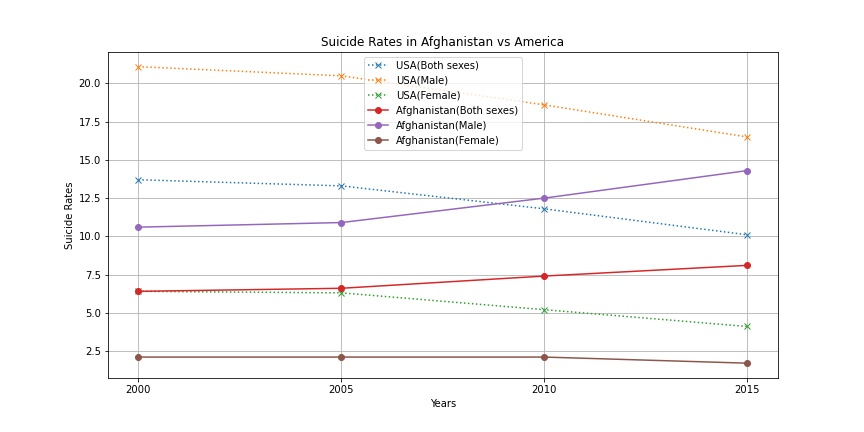

Python code for this plot:
#!/usr/bin/env python3
# -*- coding: utf-8 -*-
"""
Noah Burra
Suicide Rates in Countries
Use repository data to visualize and interpret suicide rates from 2000-2016
in various countries. Show how the rates vary from third-world and 
modern/western countires as well as their respective sex comparisons.
"""
import matplotlib.pyplot as plt

def read_suicide_data(filename, header=0, delimiter=","):
    """
    Read the suicide data CSV file into a list of lists.
    filename: CSV file
    header: first line
    delimiter: seperator in data
    return: table of all countries
    """
    table = []

    with open(filename, "r") as file:
        
        for i in range(header):
            file.readline()
            
        lines = file.readlines()
        
        for line in lines:
            line = line.strip()
            values = line.split(delimiter)
            row = []
            
            for value in values:
                try:
                    convert_value = float(value)
                except ValueError:  
                    convert_value = value  
                    
                row.append(convert_value)
                
            table.append(row)
            
    return table

def select_country(table, country_name):
    """
    Select specific country to compare across countries in table.
    table: output of read_suicide_data
    country_name: specific country chosen
    return: rate data of chosen country
    """
    both_sex = []
    male = []
    female = []
   
    for row in table:
        if row[0].strip() == country_name:
            sex = row[1].strip()
            if sex == "Both sexes":
                both_sex = row
            elif sex == "Male":
                male = row
            elif sex == "Female":
                female = row
   
    return both_sex, male, female
    
def main():
    table = read_suicide_data("suicide_data.csv", header=1, delimiter=",")
    
    afg_both, afg_male, afg_female = select_country(table, "Afghanistan")
    usa_both, usa_male, usa_female = select_country(table, 
                                                    "United States of America")
    
    
    years = ["2000", "2005", "2010", "2015"]
    
    afg_both = afg_both[2:] 
    afg_male = afg_male[2:] 
    afg_female = afg_female[2:]

    usa_both = usa_both[2:] 
    usa_male = usa_male[2:]
    usa_female = usa_female[2:] 
        
    plt.figure(figsize=(12, 6))
    plt.plot(years, usa_both, marker="x", linestyle=":", label="USA(Both sexes)")
    plt.plot(years, usa_male, marker="x", linestyle=":", label="USA(Male)")
    plt.plot(years, usa_female, marker="x", linestyle=":", label="USA(Female)")
    
    plt.plot(years, afg_both, marker="o", label="Afghanistan(Both sexes)")
    plt.plot(years, afg_male, marker="o", 
             label="Afghanistan(Male)")
    plt.plot(years, afg_female, marker="o", 
             label="Afghanistan(Female)")
    
    plt.title("Suicide Rates in Afghanistan vs America")
    plt.xlabel("Years")
    plt.ylabel("Suicide Rates")
    plt.grid(True)
    plt.legend()
    plt.savefig("suicide_rate.png")
    plt.show()
    
    print("Interpretation: The graph compares the suicide rates of Afghanistan (a developing country) and the United States (a developed country). This data is crucial because it highlights significant differences in suicide rates between these two countries. Specifically, the trend for both sexes in the United States shows a clear decrease from 2000 to 2015, whereas Afghanistan exhibits an increase. This disparity may be due to differences in healthcare systems. Afghanistan's healthcare system is less developed and lacks resources for mental health care, while the United States has a more advanced healthcare infrastructure with greater access to mental health services. Additionally, the comparison between male and female suicide rates reveals that, in the United States, both genders show a decreasing trend, aligning with the overall decline in suicide rates for both sexes. Conversely, Afghanistan shows a notable increase in the male suicide rate, while the female rate remains relatively stable with a minor decrease.")

main()
